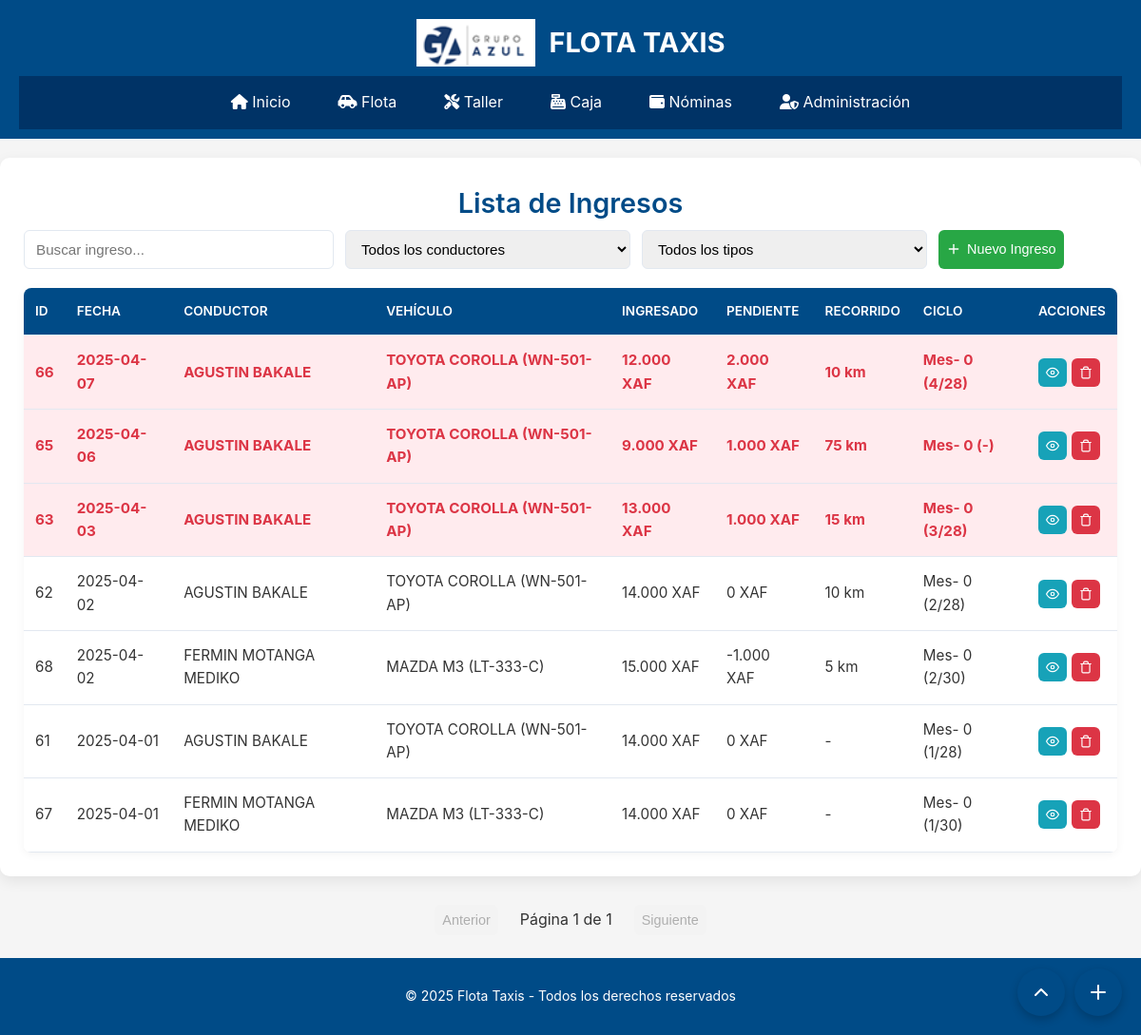
The app's page /modules/ingresos/ingresos2.php with its own data.
### tables this page shows
CREATE TABLE `ingresos` (
  `id` int(11) NOT NULL,
  `conductor_id` int(11) DEFAULT NULL,
  `fecha` date DEFAULT NULL,
  `tipo_ingreso` enum('obligatorio','libre') DEFAULT NULL,
  `monto` int(11) DEFAULT NULL,
  `monto_esperado` int(11) DEFAULT NULL,
  `monto_pendiente` int(11) DEFAULT NULL,
  `kilometros` int(11) DEFAULT NULL,
  `recorrido` int(11) DEFAULT NULL,
  `ciclo` int(11) DEFAULT NULL,
  `caja_id` int(11) DEFAULT 1,
  `monto_ingresado` decimal(10,2) NOT NULL,
  `contador_ciclo` int(11) DEFAULT 0,
  `ciclo_completado` tinyint(4) DEFAULT 0
);

CREATE TABLE `conductores` (
  `id` int(11) NOT NULL,
  `nombre` varchar(100) NOT NULL,
  `telefono` varchar(20) NOT NULL,
  `dip` varchar(20) NOT NULL,
  `vehiculo_id` int(11) DEFAULT NULL,
  `estado` enum('Activo','Inactivo') NOT NULL DEFAULT 'Activo',
  `ingreso_dia_obligatorio` int(11) NOT NULL DEFAULT 0,
  `ingreso_dia_libre` int(11) NOT NULL DEFAULT 0,
  `ingreso_obligatorio` int(11) DEFAULT NULL,
  `ingreso_libre` int(11) DEFAULT NULL,
  `imagen` varchar(255) DEFAULT NULL,
  `fecha` date DEFAULT NULL,
  `dias_por_ciclo` int(11) DEFAULT 30,
  `salario_mensual` int(11) DEFAULT NULL,
  `direccion` varchar(255) DEFAULT 'Sin dirección'
);

CREATE TABLE `vehiculos` (
  `id` int(11) NOT NULL,
  `marca` varchar(50) NOT NULL,
  `modelo` varchar(50) NOT NULL,
  `matricula` varchar(20) NOT NULL,
  `numero` varchar(20) NOT NULL,
  `km_actual` int(10) UNSIGNED NOT NULL DEFAULT 0,
  `km_aceite` int(10) UNSIGNED NOT NULL DEFAULT 0,
  `km_inicial` int(10) UNSIGNED NOT NULL DEFAULT 0,
  `imagen1` varchar(255) DEFAULT NULL,
  `imagen2` varchar(255) DEFAULT NULL,
  `imagen3` varchar(255) DEFAULT NULL,
  `imagen4` varchar(255) DEFAULT NULL,
  `fecha` date DEFAULT NULL,
  `year` year(4) DEFAULT NULL
);

### modules/ingresos/ingresos2.php (the view, shortened to what this page needs)
<?php
include '../../layout/header.php';
require '../../config/database.php';
$ingresos = $pdo->query("
    SELECT i.*, c.nombre AS conductor_nombre, v.marca, v.modelo, v.matricula, v.km_actual, c.dias_por_ciclo
    FROM ingresos i
    LEFT JOIN conductores c ON i.conductor_id = c.id
    LEFT JOIN vehiculos v ON c.vehiculo_id = v.id
    ORDER BY i.fecha DESC
")->fetchAll();
?>
<!DOCTYPE html>
<html lang="es">
<head>
</head>
<body>
    <div class="container">
        <h2>Lista de Ingresos</h2>
        <div class="table-controls">
            <input type="text" id="searchInput" placeholder="Buscar ingreso..." class="modal__form-input">
            <select id="filterConductor" class="modal__form-input">
                <option value="">Todos los conductores</option>
            </select>
            <select id="filterTipo" class="modal__form-input">
                <option value="">Todos los tipos</option>
            </select>
            <button id="openModalAgregar" class="btn btn-nuevo">
                <svg xmlns="http://www.w3.org/2000/svg" width="16" height="16" viewBox="0 0 24 24" fill="none" stroke="currentColor" stroke-width="2" stroke-linecap="round" stroke-linejoin="round">
                    <line x1="12" y1="5" x2="12" y2="19"></line>
                    <line x1="5" y1="12" x2="19" y2="12"></line>
                </svg>
                Nuevo Ingreso
            </button>
        </div>
        <div class="table-container">
            <table class="table">
                <thead>
                    <tr>
                        <th>ID</th>
                        <th>Fecha</th>
                        <th>Conductor</th>
                        <th>Vehículo</th>
                        <th>Ingresado</th>
                        <th>Pendiente</th>
                        <th>Recorrido</th>
                        <th>Ciclo</th>
                        <th>Acciones</th>
                    </tr>
                </thead>
                <tbody id="tableBody">
                    <?php foreach ($ingresos as $ing):
                        $clasePendiente = $ing['monto_pendiente'] > 0 ? 'alerta-pendiente' : '';
                    ?>
                        <tr class="<?= $clasePendiente ?>"
                            data-conductor="<?= $ing['conductor_id'] ?>"
                            data-tipo="<?= $ing['tipo_ingreso'] ?>"
                            data-ciclo="<?= $ing['ciclo'] ?>"
                            data-fecha="<?= $ing['fecha'] ?>">
                            <td><?= $ing['id'] ?></td>
                            <td><?= $ing['fecha'] ?></td>
                            <td><?= $ing['conductor_nombre'] ?></td>
                            <td><?= $ing['marca'] ?> <?= $ing['modelo'] ?> (<?= $ing['matricula'] ?>)</td>
                            <td><?= number_format($ing['monto_ingresado'], 0, ',', '.') ?> XAF</td>
                            <td><?= number_format($ing['monto_pendiente'], 0, ',', '.') ?> XAF</td>
                            <td><?= $ing['recorrido'] > 0 ? number_format($ing['recorrido'], 0, ',', '.') . ' km' : '-' ?></td>
                            <td>
                                Mes- <?= $ing['ciclo'] ?>
                                <?= $ing['tipo_ingreso'] == 'obligatorio' ? " ({$ing['contador_ciclo']}/{$ing['dias_por_ciclo']})" : " (-)" ?>
                            </td>
                            <td>
                                <div style="display: flex; gap: 5px; flex-wrap: wrap;">
                                    <button class="btn btn-ver" onclick="verIngreso(<?= htmlspecialchars(json_encode($ing), ENT_QUOTES, 'UTF-8') ?>)">
                                        <svg xmlns="http://www.w3.org/2000/svg" width="14" height="14" viewBox="0 0 24 24" fill="none" stroke="currentColor" stroke-width="2" stroke-linecap="round" stroke-linejoin="round">
                                            <path d="M1 12s4-8 11-8 11 8 11 8-4 8-11 8-11-8-11-8z"></path>
                                            <circle cx="12" cy="12" r="3"></circle>
                                        </svg>
                                    </button>
                                    <form method="post" style="display:inline;" onsubmit="return confirm('¿Eliminar este ingreso? Se revertirá el saldo en caja.')">
                                        <button type="submit" class="btn btn-eliminar">
                                        </button>
                                    </form>
                                </div>
                            </td>
                        </tr>
                    <?php endforeach; ?>
                </tbody>
            </table>
        </div>
    </div>
    <div class="pagination">
            <button class="btn" id="prevPage" disabled>Anterior</button>
            <span id="pageInfo" style="padding: 8px 15px;">Página 1</span>
            <button class="btn" id="nextPage">Siguiente</button>
        </div>
    <div class="action-buttons">
        <button class="action-button" id="btnScrollTop" title="Ir arriba">
            <svg xmlns="http://www.w3.org/2000/svg" width="24" height="24" viewBox="0 0 24 24" fill="none" stroke="currentColor" stroke-width="2" stroke-linecap="round" stroke-linejoin="round">
                <path d="M18 15l-6-6-6 6"></path>
            </svg>
        </button>
        <button class="action-button" id="btnAddNew" title="Nuevo ingreso">
            <svg xmlns="http://www.w3.org/2000/svg" width="24" height="24" viewBox="0 0 24 24" fill="none" stroke="currentColor" stroke-width="2" stroke-linecap="round" stroke-linejoin="round">
                <line x1="12" y1="5" x2="12" y2="19"></line>
                <line x1="5" y1="12" x2="19" y2="12"></line>
            </svg>
        </button>
    </div>
    <?php include '../../layout/footer.php'; ?>
</body>
</html>

### styles/styles.css (style rules this page uses)
body { font-family: Arial, sans-serif; margin: 0; padding: 0; background-color: #f8f9fa; color: #333; }

### modules/ingresos/ingresos2.php (style rules this page uses)
:root { --color-primario: #004b87; --color-secundario: #003366; --color-texto: #333; --color-fondo: #f8f9fa; --color-borde: #e2e8f0; --color-exito: #28a745; --color-advertencia: #ffc107; --color-peligro: #dc3545; --color-info: #17a2b8; }
body { font-family: 'Inter', sans-serif; background-color: #f5f5f5; color: var(--color-texto); line-height: 1.6; }
.container { max-width: 1250px; margin: 20px auto; background: #fff; padding: 25px; border-radius: 10px; box-shadow: 0 5px 15px rgba(0, 0, 0, 0.08); }
h2 { margin-top:0px; color: var(--color-primario); font-size: 1.8rem; margin-bottom: 5px; text-align: center; font-weight: 600; }
.table-container { overflow-x: auto; margin-top: 20px; border-radius: 8px; box-shadow: 0 2px 10px rgba(0, 0, 0, 0.05); }
.table { width: 100%; border-collapse: collapse; min-width: 800px; }
.table th, .table td { padding: 14px 12px; text-align: left; border-bottom: 1px solid var(--color-borde); }
.table th { background-color: var(--color-primario); color: white; font-weight: 600; text-transform: uppercase; font-size: 0.85rem; position: sticky; top: 0; }
.table td { background-color: #fff; font-size: 0.95rem; transition: all 0.2s ease; }
.table tr.alerta-pendiente td { background-color: #ffebee !important; color: #dc3545 !important; font-weight: bold; }
.btn { padding: 8px 8px; border-radius: 6px; border: none; cursor: pointer; font-size: 0.9rem; transition: all 0.3s ease; display: inline-flex; align-items: center; gap: 6px; font-weight: 500; }
.btn-nuevo { background-color: var(--color-exito); color: white; }
.btn-ver { background-color: var(--color-info); color: white; }
.btn-eliminar { background-color: var(--color-peligro); color: white; }
.table-controls { display: flex; gap: 12px; margin-bottom: 20px; flex-wrap: wrap; }
.table-controls input, .table-controls select { flex: 1; min-width: 200px; max-width: 300px; padding: 10px 12px; border: 1px solid var(--color-borde); border-radius: 6px; font-size: 0.95rem; }
.pagination { display: flex; justify-content: center; margin-top: 25px; gap: 8px; align-items: center; }
.modal__form-input { padding: 10px 12px; border: 1px solid var(--color-borde); border-radius: 6px; font-size: 0.95rem; transition: border-color 0.2s ease; width: 100%; }
.action-buttons { position: fixed; bottom: 20px; right: 20px; display: flex; gap: 10px; z-index: 100; }
.action-button { width: 50px; height: 50px; border-radius: 50%; background: var(--color-primario); color: white; display: flex; align-items: center; justify-content: center; box-shadow: 0 4px 10px rgba(0, 0, 0, 0.2); cursor: pointer; transition: all 0.3s; border: none; }

### records on screen
ingresos: id "66", fecha "2025-04-07", conductor.nombre "AGUSTIN BAKALE", vehiculos.marca "TOYOTA", vehiculos.modelo "COROLLA", vehiculos.matricula "WN-501-AP", monto_ingresado "12.000", monto_pendiente "2.000", recorrido "10", ciclo "0", contador_ciclo "4", conductor.dias_por_ciclo "28"
ingresos: id "65", fecha "2025-04-06", conductor.nombre "AGUSTIN BAKALE", vehiculos.marca "TOYOTA", vehiculos.modelo "COROLLA", vehiculos.matricula "WN-501-AP", monto_ingresado "9.000", monto_pendiente "1.000", recorrido "75", ciclo "0"
ingresos: id "63", fecha "2025-04-03", conductor.nombre "AGUSTIN BAKALE", vehiculos.marca "TOYOTA", vehiculos.modelo "COROLLA", vehiculos.matricula "WN-501-AP", monto_ingresado "13.000", monto_pendiente "1.000", recorrido "15", ciclo "0", contador_ciclo "3", conductor.dias_por_ciclo "28"
ingresos: id "62", fecha "2025-04-02", conductor.nombre "AGUSTIN BAKALE", vehiculos.marca "TOYOTA", vehiculos.modelo "COROLLA", vehiculos.matricula "WN-501-AP", monto_ingresado "14.000", monto_pendiente "0", recorrido "10", ciclo "0", contador_ciclo "2", conductor.dias_por_ciclo "28"
ingresos: id "68", fecha "2025-04-02", conductor.nombre "FERMIN MOTANGA MEDIKO", vehiculos.marca "MAZDA", vehiculos.modelo "M3", vehiculos.matricula "LT-333-C", monto_ingresado "15.000", monto_pendiente "-1.000", recorrido "5", ciclo "0", contador_ciclo "2", conductor.dias_por_ciclo "30"
ingresos: id "61", fecha "2025-04-01", conductor.nombre "AGUSTIN BAKALE", vehiculos.marca "TOYOTA", vehiculos.modelo "COROLLA", vehiculos.matricula "WN-501-AP", monto_ingresado "14.000", monto_pendiente "0", ciclo "0", contador_ciclo "1", conductor.dias_por_ciclo "28"
ingresos: id "67", fecha "2025-04-01", conductor.nombre "FERMIN MOTANGA MEDIKO", vehiculos.marca "MAZDA", vehiculos.modelo "M3", vehiculos.matricula "LT-333-C", monto_ingresado "14.000", monto_pendiente "0", ciclo "0", contador_ciclo "1", conductor.dias_por_ciclo "30"
